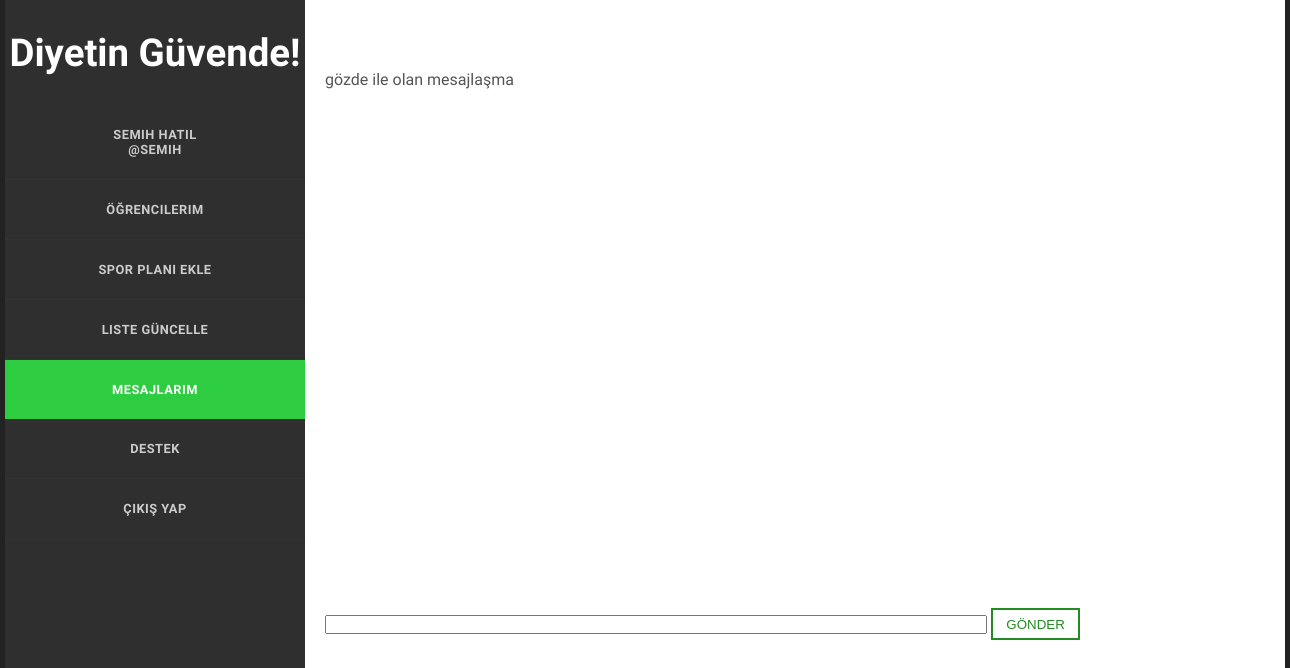
Before: /Ortak/mesajlar.php?kullaniciId=37 (signed in) with the older database file.
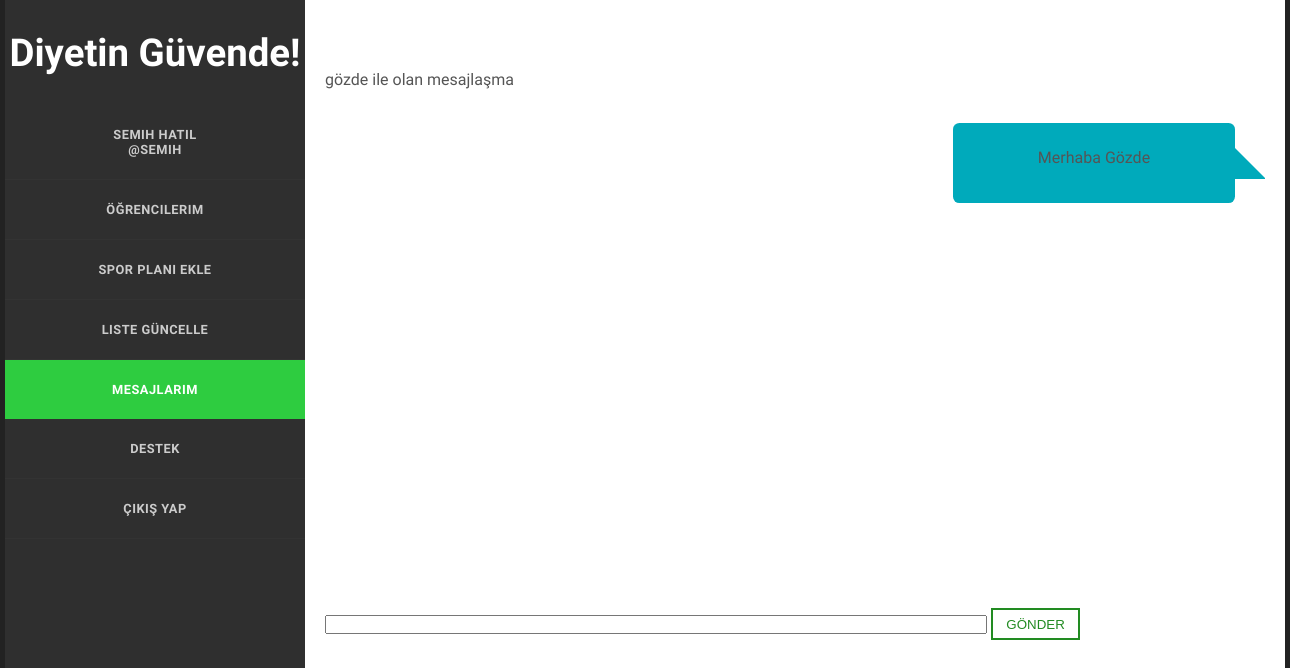
After: the same page with the newer database file.
### tables this page shows
CREATE TABLE `kullanicimesaj` (
  `Id` int(11) NOT NULL,
  `GonderenId` int(11) NOT NULL,
  `AlanId` int(11) NOT NULL,
  `Mesaj` varchar(400) NOT NULL,
  `GonderilmeTarihi` datetime NOT NULL
);

### Ortak/mesajlar.php (the view, shortened to what this page needs)
<!doctype html>
<html>
<head>
<link rel="stylesheet" href="../css/styles.css" type="text/css" />
</head>
<body>
		<section id="body" class="width">
        <section id="content" class="column-right">
                <div class="beyaz" style="padding-top: 50px"  >
                    <?php
                    include "../baglan.php";
                    $id = $_SESSION['Id'];
                    $gonderilenId =  $_GET['kullaniciId'];
                    $karsi = $db->query("SELECT * FROM kullanici WHERE Id = $gonderilenId")->fetch(PDO::FETCH_ASSOC);
                    ?>
                    <legend><?php echo $karsi['KullaniciAdi']; ?> ile olan mesajlaşma</legend><br>
                    <div class="mesajAlani" id="mesajAlani" style="background-color: #ffffff;width: 100%;height: 500px;overflow: scroll;">
                        <?php
                        $query = $db->query("SELECT * FROM kullanicimesaj WHERE GonderenId= $gonderilenId AND AlanId= $id OR GonderenId= $id AND AlanId= $gonderilenId", PDO::FETCH_ASSOC);
                        if ( $query->rowCount() ){
                            foreach( $query as $mesaj ){
                                if($mesaj['AlanId']!=$id){
                                    print '
                                        <div style="margin-left: auto;margin-top: 15px;margin-right:30px;min-width:100px;width:30%;height:80px;" align="center" class="speech-bubble" class="alanMesaj" >
                                            <br><p>'.$mesaj['Mesaj'].'</p>
                                        </div>
                                        ';
                                }
                                else{
                                    print '
                                        <div style="margin-top: 15px;min-width:100px;width:30%;height:80px;" class="speech-bubblee" class="karsiMesaj" align="center"   >
                                            <br><p>'.$mesaj['Mesaj'].'</p>
                                        </div>
                                    ';
                                }
                            }
                        }
                        ?>
                    </div>
                    <form method="get">
                        <input type="text" style="width: 70%" id="msg" name="msg"/>
                        <input class="brk-btn" type="submit" onclick="mesajGonderildi()" value="Gönder">
                    </form>
                </div>
		</section>
	</section>
</body>
</html>

Changed rows visible on the page:
added kullanicimesaj: Mesaj "Merhaba Gözde"
